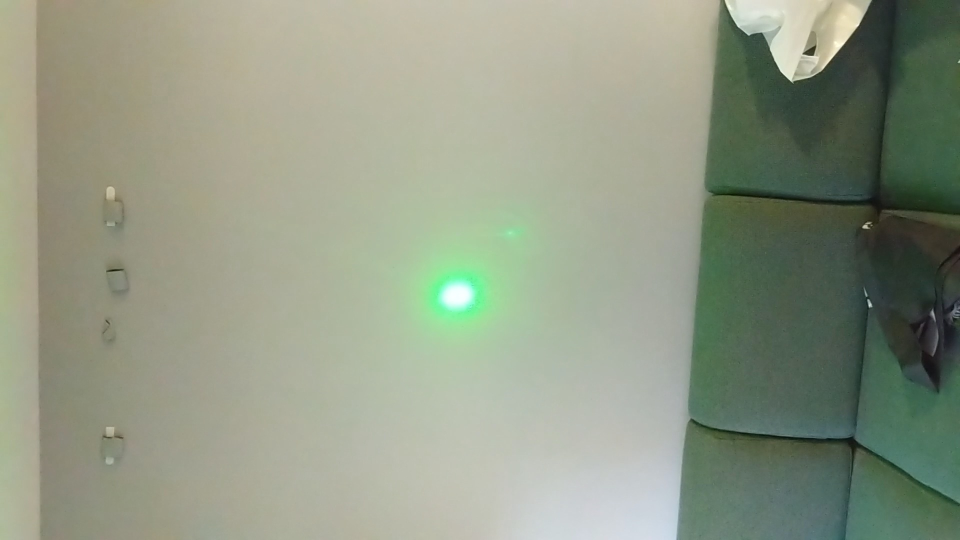
#> input picture data/frame37.jpg, 1920 x 1080 px, found by its file name (shown at 1/2 size)
$ python extract_pixels.py ../data/frame37.jpg   (older library calls are emulated)
#> lines starting #> are read from the running program, lines starting #| are printed output that depends on the picture
from PIL import Image, ImageFilter
from matplotlib import pyplot as plt

def imageprepare(argv):
    """
    This function returns the pixel values as one array with 784 pixel values normalized
    so that 255 is 1 and 0 is 0.

    """
    im = Image.open(argv).convert('L')
    img = im.resize((28, 28), Image.ANTIALIAS).filter(ImageFilter.SHARPEN)
    tv = list(img.getdata())

    # normalize pixels to 0 and 1. 0 is pure white, 1 is pure black.
    tva = [(255 - x) * 1.0 / 255.0 for x in tv]
    return tva

def reshape_pixel_array(pixel_arr):
   """ Takes flat array of 784 values and turns it into a 2d array with 28 rows of size 28 """
   reshaped_pixel_arr = []
   n = 28
   while n <= len(pixel_arr):
      reshaped_pixel_arr.append(pixel_arr[n-28:n])
      n+=28

   return reshaped_pixel_arr

def main():
  #Respective Image location
   pixel_array = imageprepare('/Users/tushardesai/Documents/all_things_code/projects/laser_video/data/frame37.jpg')
#> in imageprepare, `im = Image.open(argv).convert('L')`:
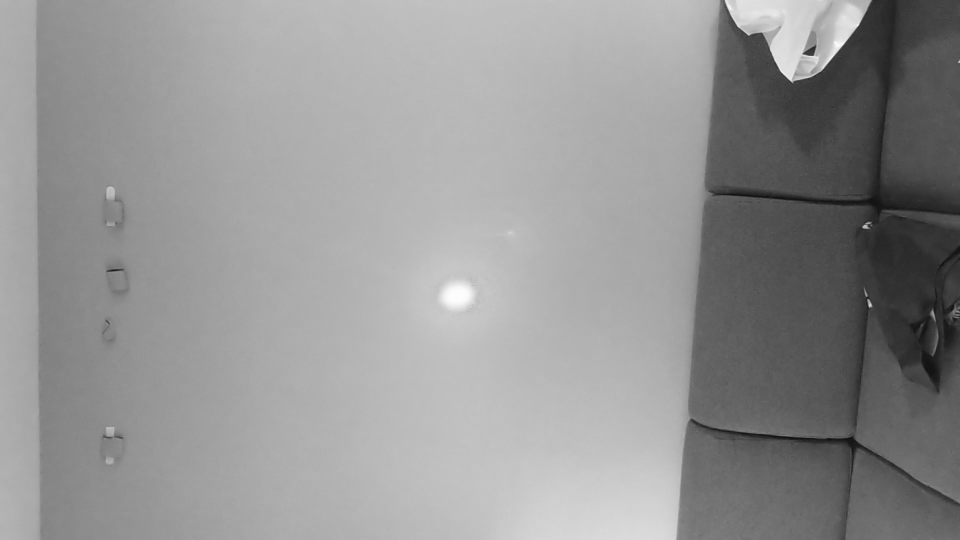
#> im: PIL image 1920x1080 L (shown at 1/2 size); min 8, max 254, mean 148.3
#> in imageprepare, `img = im.resize((28, 28), Image.ANTIALIAS).filter(ImageFilter.SHARPEN)`:
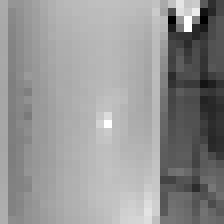
#> img: PIL image 28x28 L (shown 8 times larger); min 0, max 255, mean 147.8
#> in imageprepare, `tv = list(img.getdata())`: tv = 784 values, max 255 at index 107, min 0 at index 77, mean 147.8
#> in imageprepare, `tva = [(255 - x) * 1.0 / 255.0 for x in tv]`: tva = 784 values, max 1 at index 77, min 0 at index 107, mean 0.421
#> pixel_array has the same summary as tva in imageprepare

   #Reshapes array to 28x28 board
   newArr = reshape_pixel_array(pixel_array)
#> the loop in reshape_pixel_array, `while n <= len(pixel_arr):` made 28 passes
#> n on passes 1 to 12: 56, 84, 112, 140, 168, 196, 224, 252, 280, 308, 336, 364
#> after the loop in reshape_pixel_array, `while n <= len(pixel_arr):`: n = 812; reshaped_pixel_arr = 28 items
#> newArr = 28 items
   # print(newArr)

   plt.imshow(newArr, interpolation='nearest')
   plt.savefig('MNIST_IMAGE.png')#save MNIST image
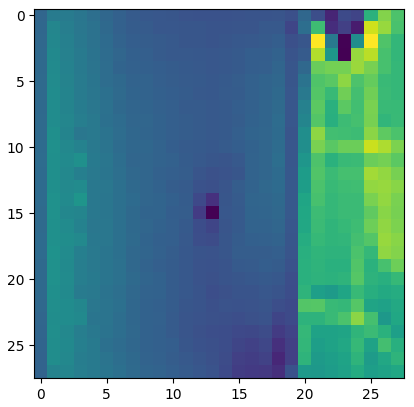
#> figure drawn by matplotlib, 1 panel
   plt.show()#Show / plot that image

if __name__ == "__main__":
    main()

"""
[[  0   0   0   0   0   0   0   0   0   0   0   0   0   0   0   0   0   0
0   0   0   0   0   0   0   0   0   0]
 [  0   0   0   0   0   0   0   0   0   0   0   0   0   0   0   0   0   0
    0   0   0   0   0   0   0   0   0   0]
 [  0   0   0   0   0   0   0   0   0   0   0   0   0   0   0   0   0   0
    0   0   0   0   0   0   0   0   0   0]
 [  0   0   0   0   0   0   0   0   0   0   0   0   0   0   0   0   0   0
    0   0   0   0   0   0   0   0   0   0]
 [  0   0   0   0   0   0   0   0   0   0   0   0   0   0   0   0   0   0
    0   0   0   0   0   0   0   0   0   0]
 [  0   0   0   0   0   0   0   0   0   0   0   0  15  97 106 144 206 255
  232  31   0   0   0   0   0   0   0   0]
 [  0   0   0   0   0   0   0   0   0  25 139 209 230 254 194 132 115  55
  236  36   0   0   0   0   0   0   0   0]
 [  0   0   0   0   0   0  32 147 231 231 221 159  76  15   0   0  68 225
  130   0   0   0   0   0   0   0   0   0]
 [  0   0   0   0   0   0  90 184  91   0   0   0   0   0   6 125 248 138
    7   0   0   0   0   0   0   0   0   0]
 [  0   0   0   0   0   0  11   7   0   0   0   0  14  98 184 214  59   0
    0   0   0   0   0   0   0   0   0   0]
 [  0   0   0   0   0   0   0   0   0   0   0  60 193 215  89   0   0   0
    0   0   0   0   0   0   0   0   0   0]
 [  0   0   0   0   0   0   0   0   0  52 152 248 124  19   0   0   0   0
    0   0   0   0   0   0   0   0   0   0]
 [  0   0   0   0   0   0   0  92 239 250 254 156  55   7   0   0   0   0
    0   0   0   0   0   0   0   0   0   0]
 [  0   0   0   0   0   0   0  64 134 187 209 249 243 197 121  81   3   0
    0   0   0   0   0   0   0   0   0   0]
 [  0   0   0   0   0   0   0   0   0   0   0  26  23  96 166 254 177  58
    0   0   0   0   0   0   0   0   0   0]
 [  0   0   0   0   0   0   0   0   0   0   0   0   0   0   0  40 174 255
  144   9   0   0   0   0   0   0   0   0]
 [  0   0   0   0   0   0   0   0   0   0   0   0   0   0   0   0   3  80
  221 176   0   0   0   0   0   0   0   0]
 [  0   0   0   0   0   0   0   0   0   0   0   0   0   0   0   0   0   0
   31 253 117   0   0   0   0   0   0   0]
 [  0   0   0   0   0   0   0   0   0   0  11   3   0   0   0   0   0   0
    0 162 194   0   0   0   0   0   0   0]
 [  0   0   0   0   0   0   0   0   0   9 205  15   0   0   0   0   0   0
    0 105 211   5   0   0   0   0   0   0]
 [  0   0   0   0   0   0   0   0   0 158  67   0   0   0   0   0   0   0
    0 136 212   5   0   0   0   0   0   0]
 [  0   0   0   0   0   0   0   0   0 179  45   0   0   0   0   0   0   0
   18 241 132   0   0   0   0   0   0   0]
 [  0   0   0   0   0   0   0   0   0 104 200  23   0   0   0   0   0  25
  204 226  20   0   0   0   0   0   0   0]
 [  0   0   0   0   0   0   0   0   0   0 107 248 181 120 121 142 190 232
  165  18   0   0   0   0   0   0   0   0]
 [  0   0   0   0   0   0   0   0   0   0   0  55 139 201 224 179 127  25
    0   0   0   0   0   0   0   0   0   0]
 [  0   0   0   0   0   0   0   0   0   0   0   0   0   0   0   0   0   0
    0   0   0   0   0   0   0   0   0   0]
 [  0   0   0   0   0   0   0   0   0   0   0   0   0   0   0   0   0   0
    0   0   0   0   0   0   0   0   0   0]
 [  0   0   0   0   0   0   0   0   0   0   0   0   0   0   0   0   0   0
    0   0   0   0   0   0   0   0   0   0]]

    """
